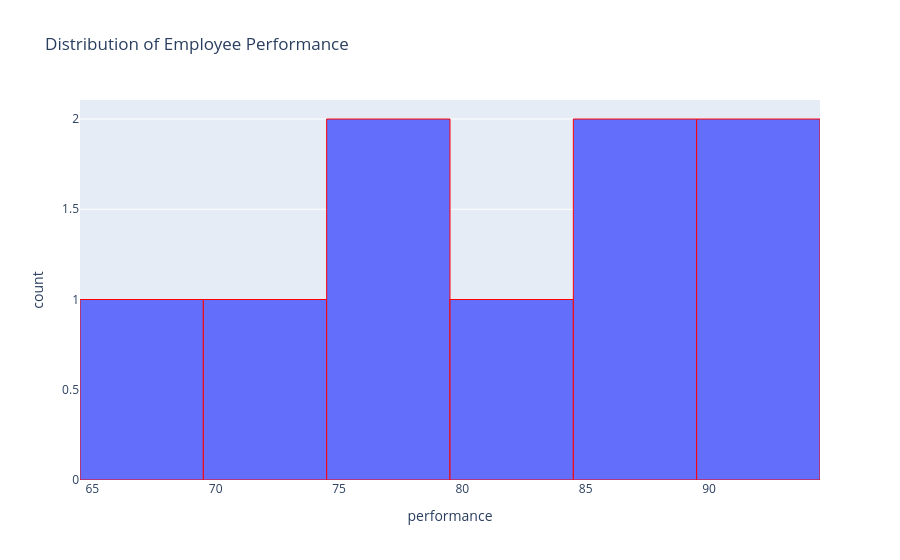

Here is the notebook cell this chart was saved with:
### Code cell
#Plotly Histogram
#Distribution of Employee Performance
fig2 = px.histogram(
    merge_df,
    x='performance',
    nbins=6,
    title='Distribution of Employee Performance'
)
fig2.update_traces(
    marker_line_color='red',
    marker_line_width=1
)
fig2.show()

### Figure 1 — Plotly figure (JSON) as saved in the notebook; plotly's stock layout.template omitted (floating-point values rounded to 4 significant figures)
{"data": [{"bingroup": "x", "hovertemplate": "performance=%{x}<br>count=%{y}<extra></extra>", "legendgroup": "", "marker": {"color": "#636efa", "line": {"color": "red", "width": 1}, "pattern": {"shape": ""}}, "name": "", "nbinsx": 6, "orientation": "v", "showlegend": false, "type": "histogram", "x": [87.0, 73.0, 90.0, 65.0, 75.0, 88.0, 82.0, 79.0, 91.0], "xaxis": "x", "yaxis": "y"}], "layout": {"barmode": "relative", "legend": {"tracegroupgap": 0}, "title": {"text": "Distribution of Employee Performance"}, "xaxis": {"anchor": "y", "domain": [0, 1], "title": {"text": "performance"}}, "yaxis": {"anchor": "x", "domain": [0, 1], "title": {"text": "count"}}}}
